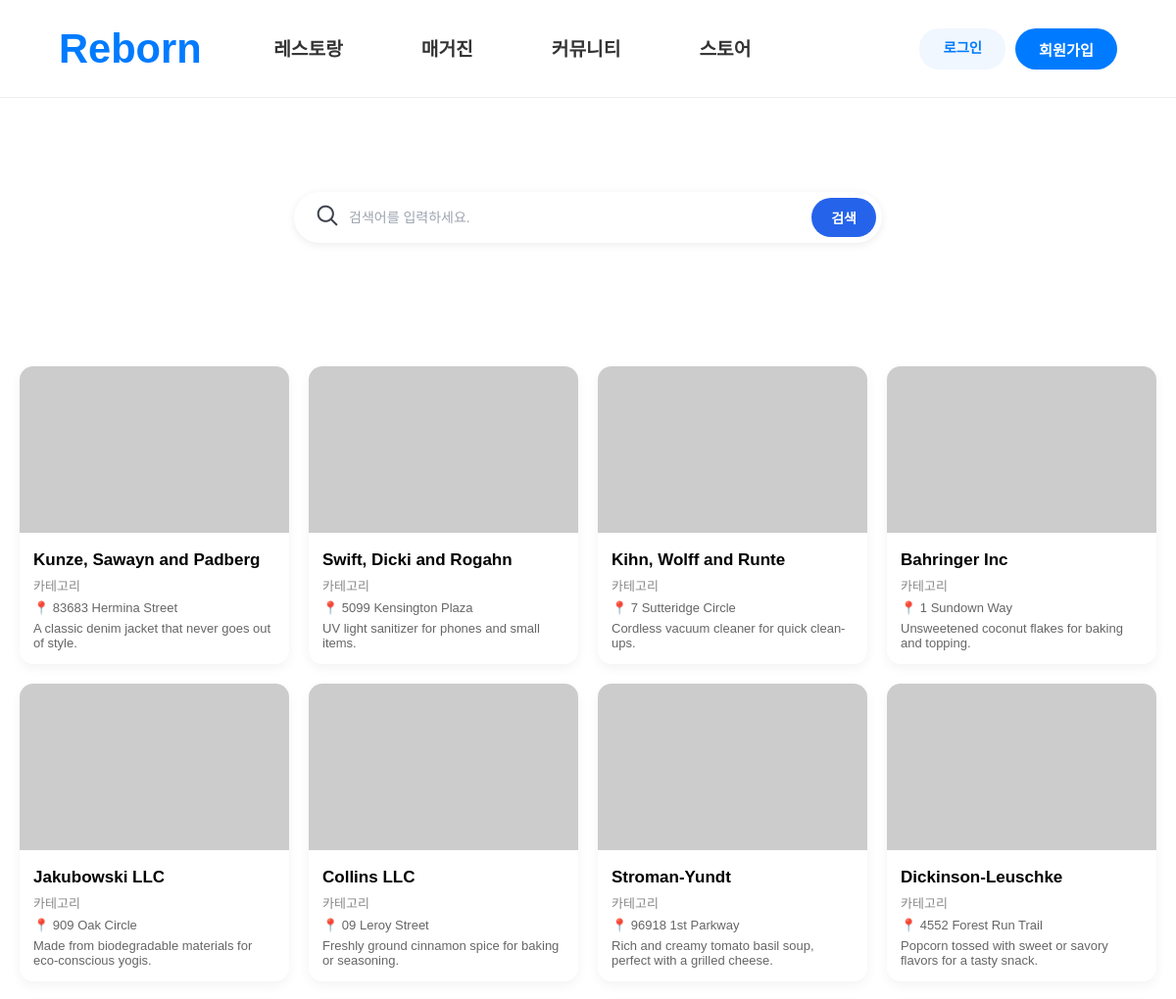
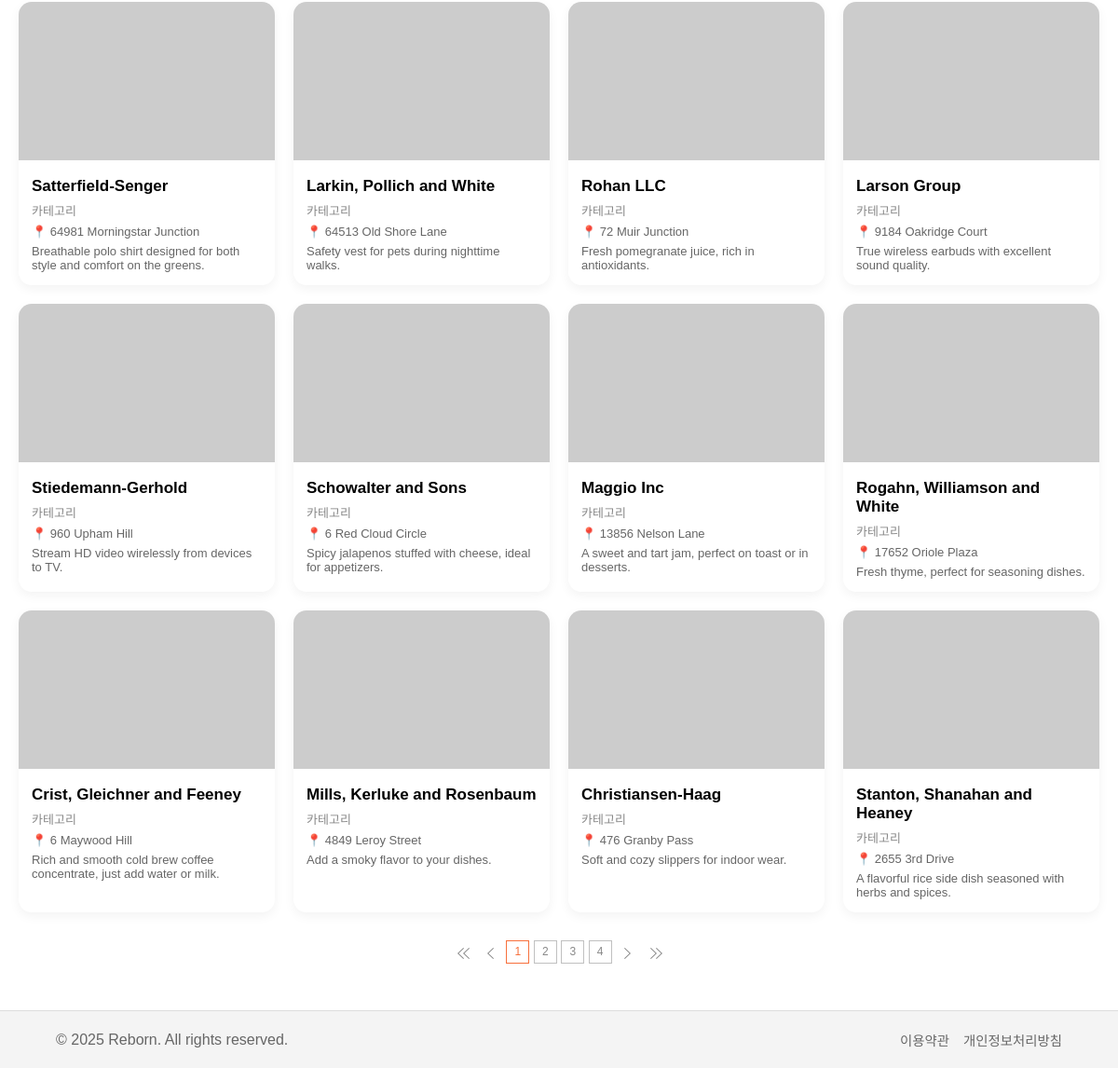
Page /restaurants/reslist/ on the committed database (2 pictures, top to bottom).
### restaurants/models.py (models this page shows, shortened)
class Restaurant(models.Model):
    resno=models.AutoField(primary_key=True)
    locno=models.IntegerField(default=0)
    res_name=models.CharField(max_length=50,null=True)
    desc=models.TextField(null=True)
    addr=models.CharField(max_length=200,null=True)
    tel=models.CharField(max_length=13,null=True)
    lat=models.DecimalField(max_digits=10,decimal_places=7,default=0)
    lng=models.DecimalField(max_digits=10,decimal_places=7,default=0)
    date=models.DateTimeField(auto_now=True)
    mem_id=models.CharField(max_length=25,null=True)

### restaurants/views.py (the view)
# urls.py: path('reslist/', views.reslist, name='reslist'),
def reslist(request):
    search=request.GET.get('search','')
    if not search:
        qs = Restaurant.objects.all()
    else:
        qs = Restaurant.objects.filter(res_name__contains=search)
    page=int(request.GET.get('page',1))# 없으면 default=1
    paginator=Paginator(qs,20)#20개씩 자르기
    list_qs=paginator.get_page(page)
    context={'list':list_qs,'page':page}
    return render(request,'restaurants/reslist.html',context)

### restaurants/templates/restaurants/reslist.html (shortened to what this page needs)
{% extends "base.html" %}
{% block css %}
<link rel='stylesheet' href="/static/css/restaurants.css">
{% endblock css %}
{% block script %}
<link rel='stylesheet' href="/static/js/restaurants.js">
{% endblock script %}
{% block body %}
<form action="/restaurants/reslist/" method="get" name="searchFrm">
<div class='rest-header_bg'>
    <div class='rest-header'>
        <div class="search-container">
            <div class="search-box">
                <span class="search-icon"><img src='/static/images/restaurants/search_icon.png'></span>
                <input type="text" name="search" placeholder="검색어를 입력하세요."/>
            </div>
            <button class="search-btn" onclick="searchBtn()">검색</button>
        </div>
    </div>
</div>
</form>
<main class="rest_container">
    <section class="rest_card-grid">
        {% for r in list %}
        <div class="rest_card" name='{{r.resno}}'><a href="/restaurants/resview/{{r.resno}}/">
            <img src="https://picsum.photos/400/300?{{r.resno}}">
            <div class="rest_card-body">
                <h3>{{r.res_name}}</h3>
                <p class="rest_category">카테고리</p>
                <p class="rest_location">📍 {{r.addr}}</p>
                <p class="rest_desc">{{r.desc}}</p>
            </div></a>
        </div>
        {% endfor %}
    </section>
</main>
<div class="btnAreaList">
    <div class="allPageMoving1">
        {% if list.has_previous %}
        <a href="/restaurants/reslist/?page=1" class="n"><img src="/static/images/common/btn_pre2.gif" alt="처음으로"/></a>
        <a href="/restaurants/reslist/?page={{list.previous_page_number}}" class="pre"><img src="/static/images/common/btn_pre1.gif" alt="앞페이지로"/></a>
        {% else %}
        <a class="n"><img src="/static/images/common/btn_pre2.gif" alt="처음으로"/></a>
        <a class="pre"><img src="/static/images/common/btn_pre1.gif" alt="앞페이지로"/></a>
        {% endif %}
        {% for p in list.paginator.page_range %}
            {% if p >= list.number|add:'-3' and p <= list.number|add:'3' %}
                {% if p == page %}
                <strong>{{p}}</strong>
                {% else %}
                <a href="/restaurants/reslist/?page={{p}}">{{p}}</a>
                {% endif %}
            {% endif %}
        {% endfor %}
        {% if list.has_next %}
        <a href="/restaurants/reslist/?page={{list.next_page_number}}" class="next"><img src="/static/images/common/btn_next1.gif" alt="뒤페이지로"/></a>
        <a href="/restaurants/reslist/?page={{list.paginator.num_pages}}" class="n"><img src="/static/images/common/btn_next2.gif" alt="마지막페이지로"/></a>
        {% else %}
        <a class="next"><img src="/static/images/common/btn_next1.gif" alt="뒤페이지로"/></a>
        <a class="n"><img src="/static/images/common/btn_next2.gif" alt="마지막페이지로"/></a>
        {% endif %}
    </div>
</div>
{% endblock body %}

### static/css/common.css (style rules this page uses)
* { margin: 0; padding: 0; box-sizing: border-box; }
body { font-family: 'Pretendard', sans-serif; display: flex; flex-direction: column; min-height: 100vh; }
a { text-decoration: none; color: inherit; }
.btnAreaList { position:relative; width:100%; text-align:center; clear:both; }
.allPageMoving1 { margin:30px 0 50px 0; }
.allPageMoving1 * { vertical-align:top; }
.allPageMoving1 a { display:inline-block;width:25px;height:25px;line-height:23px;color:#888;text-decoration:none; border:1px #c0c0c0 solid; background:#fff; font-size:12px; }
.allPageMoving1 a.n { border:0;padding:0; }
.allPageMoving1 a.pre { border:0;padding:0; }
.allPageMoving1 a.next { border:0;padding:0; }
.allPageMoving1 a img { vertical-align:top; }
.allPageMoving1 strong { display:inline-block; width:25px; height:25px; line-height:23px; color:#f7703c; text-decoration:none; border:1px #f7703c solid; background:#fff; font-size:12px; font-weight:normal; }

### static/css/restaurants.css (style rules this page uses)
.rest-header_bg { width: 100%;height: 244px;display: flex;align-items: flex-end;justify-content: center; }
.rest-header { background: #ffffff;width: 1095px;max-width: 1095px;height: 107px;display: flex;align-items: center;justify-content: center;margin:auto;padding: 0 28px;border-top-left-radius: 24px;border-top-right-radius: 24px; }
.search-container { display: flex;align-items: center;width: 100%;max-width: 600px;background: #fff;border-radius: 999px;padding: 6px;box-shadow: 0 2px 8px rgba(0, 0, 0, 0.08); }
.search-box { flex: 1;display: flex;align-items: center;padding: 0 14px; }
.search-icon { font-size: 16px;color: #9ca3af;margin-right: 8px; }
.search-icon img { height:28px; }
.search-box input { border: none;outline: none;width: 100%;font-size: 14px;color: #111827; }
.search-box input::placeholder { color: #9ca3af; }
.search-btn { border: none;padding: 10px 20px;border-radius: 999px;background: #2563eb;color: #fff;font-size: 14px;font-weight: 600;cursor: pointer; }
.rest_container { max-width: 1200px; margin: 30px auto; padding: 0 20px; }
.rest_card-grid { display: grid; grid-template-columns: repeat(4, 1fr); grid-template-rows: repeat(5, auto); gap: 20px; }
.rest_card { background: #fff; border-radius: 14px; overflow: hidden; box-shadow: 0 4px 12px rgba(0,0,0,0.05); transition: transform 0.2s; }
.rest_card img { width: 100%; height: 170px; object-fit: cover; }
.rest_card-body { padding: 14px; }
.rest_card-body h3 { font-size: 17px; margin-bottom: 6px; }
.rest_category { font-size: 13px; color: #888; }
.rest_location { font-size: 13px; color: #666; margin-top: 6px; }
.rest_desc { font-size: 13px; font-weight: 400; color: #666; margin-top: 6px; }

### rows in the picture
Restaurant: res_name "Kunze, Sawayn and Padberg", addr "83683 Hermina Street", desc "A classic denim jacket that never goes out of style."
Restaurant: res_name "Swift, Dicki and Rogahn", addr "5099 Kensington Plaza", desc "UV light sanitizer for phones and small items."
Restaurant: res_name "Kihn, Wolff and Runte", addr "7 Sutteridge Circle", desc "Cordless vacuum cleaner for quick clean-ups."
Restaurant: res_name "Bahringer Inc", addr "1 Sundown Way", desc "Unsweetened coconut flakes for baking and topping."
Restaurant: res_name "Jakubowski LLC", addr "909 Oak Circle", desc "Made from biodegradable materials for eco-conscious yogis."
Restaurant: res_name "Collins LLC", addr "09 Leroy Street", desc "Freshly ground cinnamon spice for baking or seasoning."
Restaurant: res_name "Stroman-Yundt", addr "96918 1st Parkway", desc "Rich and creamy tomato basil soup, perfect with a grilled cheese."
Restaurant: res_name "Dickinson-Leuschke", addr "4552 Forest Run Trail", desc "Popcorn tossed with sweet or savory flavors for a tasty snack."
Restaurant: res_name "Satterfield-Senger", addr "64981 Morningstar Junction", desc "Breathable polo shirt designed for both style and comfort on the greens."
Restaurant: res_name "Larkin, Pollich and White", addr "64513 Old Shore Lane", desc "Safety vest for pets during nighttime walks."
Restaurant: res_name "Rohan LLC", addr "72 Muir Junction", desc "Fresh pomegranate juice, rich in antioxidants."
Restaurant: res_name "Larson Group", addr "9184 Oakridge Court", desc "True wireless earbuds with excellent sound quality."
Restaurant: res_name "Stiedemann-Gerhold", addr "960 Upham Hill", desc "Stream HD video wirelessly from devices to TV."
Restaurant: res_name "Schowalter and Sons", addr "6 Red Cloud Circle", desc "Spicy jalapenos stuffed with cheese, ideal for appetizers."
Restaurant: res_name "Maggio Inc", addr "13856 Nelson Lane", desc "A sweet and tart jam, perfect on toast or in desserts."
Restaurant: res_name "Rogahn, Williamson and White", addr "17652 Oriole Plaza", desc "Fresh thyme, perfect for seasoning dishes."
Restaurant: res_name "Crist, Gleichner and Feeney", addr "6 Maywood Hill", desc "Rich and smooth cold brew coffee concentrate, just add water or milk."
Restaurant: res_name "Mills, Kerluke and Rosenbaum", addr "4849 Leroy Street", desc "Add a smoky flavor to your dishes."
Restaurant: res_name "Christiansen-Haag", addr "476 Granby Pass", desc "Soft and cozy slippers for indoor wear."
Restaurant: res_name "Stanton, Shanahan and Heaney", addr "2655 3rd Drive", desc "A flavorful rice side dish seasoned with herbs and spices."

### other values in the picture
{{ p }} "1"
{{ p }} "2" "3" "4"
